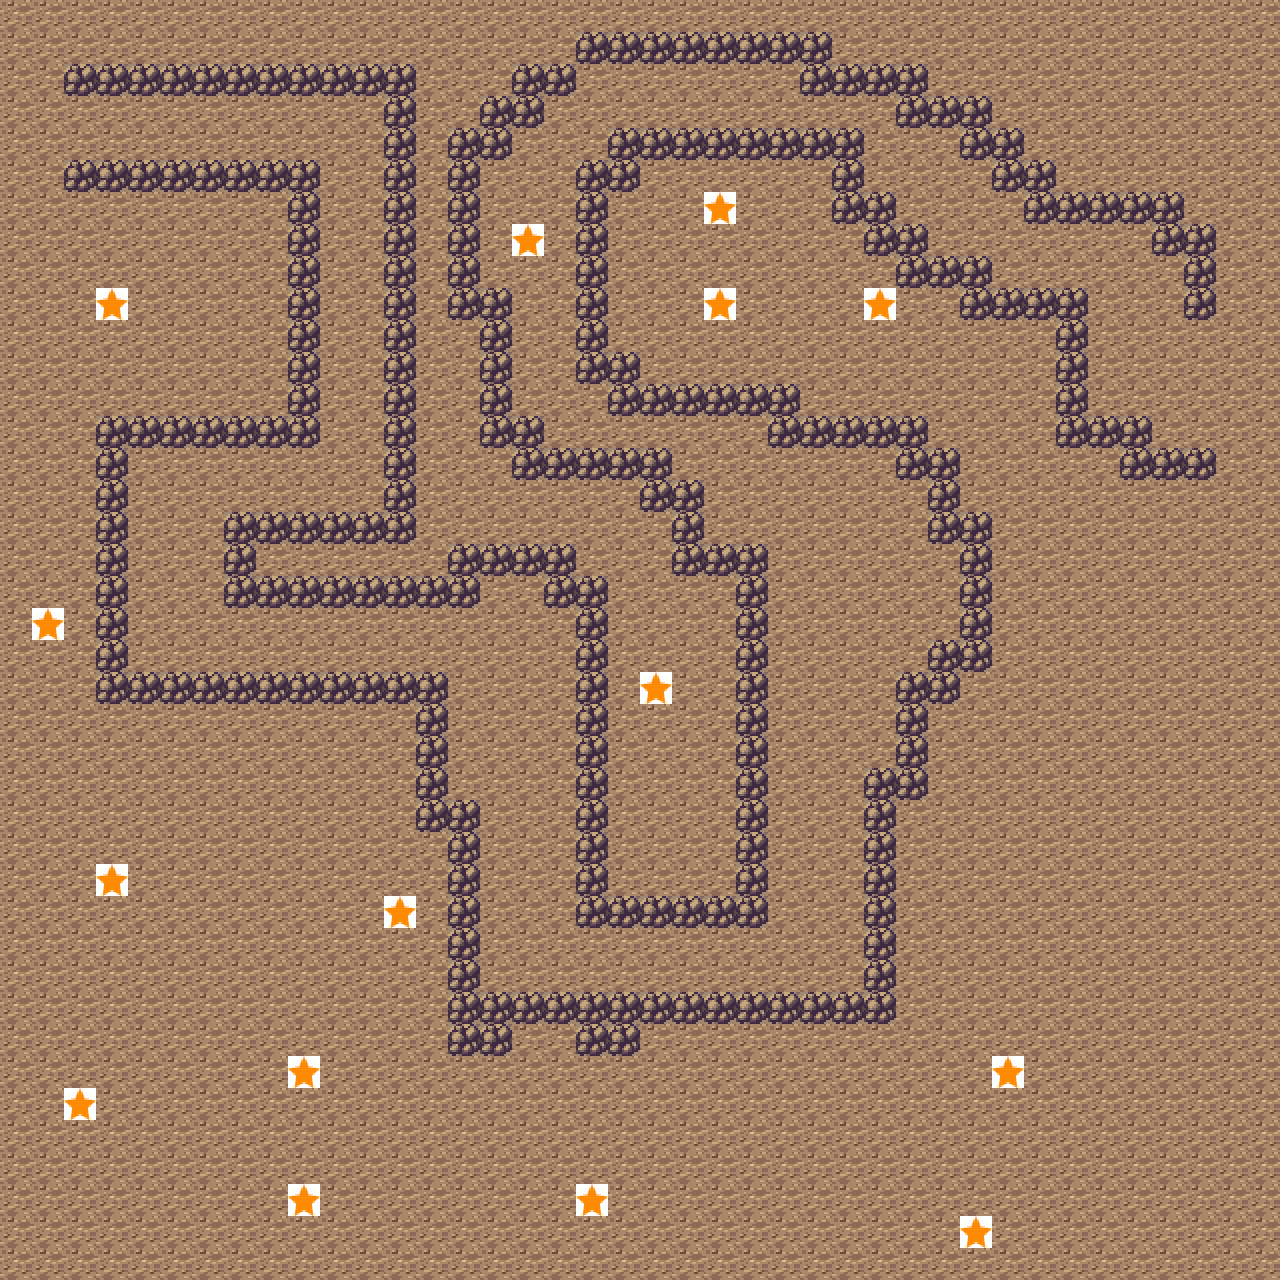

This game map was drawn from its Tiled (.tmx) file and the tilesets committed beside it. A one-line description and the trimmed map source follow:
An orthogonal 40x40 tile map with 32x32 px tiles, 3 tile layers (ground, barriers, stars), 4 tilesets and 3 objects.

<map version="1.0" tiledversion="1.1.5" orientation="orthogonal" renderorder="right-down" width="40" height="40" tilewidth="32" tileheight="32" infinite="0" nextobjectid="5">
 <tileset firstgid="1" name="barriers" tilewidth="32" tileheight="32" tilecount="36" columns="6">
  <image source="barriers.png" width="192" height="192" />
 </tileset>
 <tileset firstgid="37" name="ground" tilewidth="32" tileheight="32" tilecount="1" columns="1">
  <image source="ground.png" width="32" height="32" />
 </tileset>
 <tileset firstgid="38" name="player" tilewidth="32" tileheight="32" tilecount="1" columns="1">
  <image source="player.png" width="32" height="32" />
 </tileset>
 <tileset firstgid="39" name="star" tilewidth="32" tileheight="32" tilecount="1" columns="1">
  <image source="star.png" width="32" height="32" />
 </tileset>
 <layer name="ground" width="40" height="40">
  <data>[1600 cells, 1600 non-empty, 2 distinct tile ids]</data>
 </layer>
 <layer name="barriers" width="40" height="40">
  <data>[1600 cells, 265 non-empty, 1 distinct tile ids]</data>
 </layer>
 <layer name="stars" width="40" height="40">
  <data>[1600 cells, 15 non-empty, 1 distinct tile ids]</data>
 </layer>
 <objectgroup name="players">
  <object id="1" gid="38" x="247" y="117" width="32" height="32" />
  <object id="2" gid="38" x="305" y="153" width="32" height="32" />
  <object id="3" gid="38" x="334" y="303" width="32" height="32" />
 </objectgroup>
</map>
